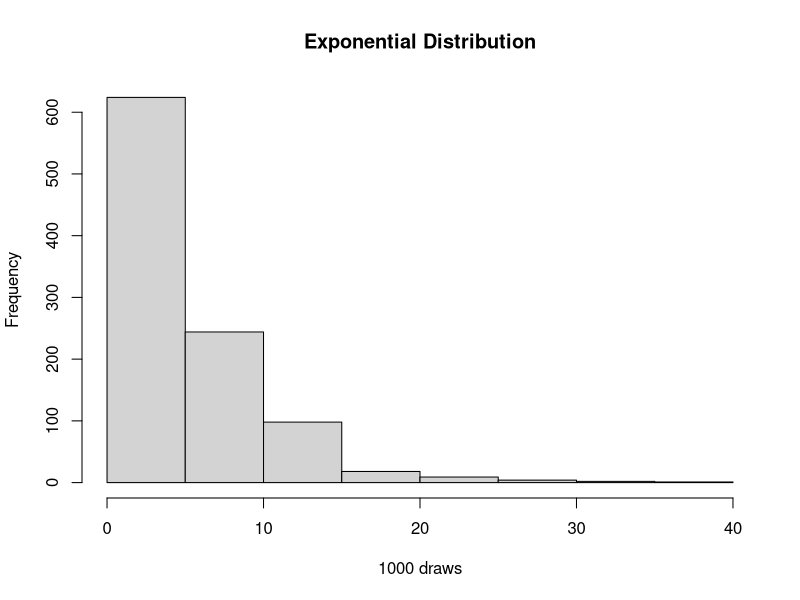
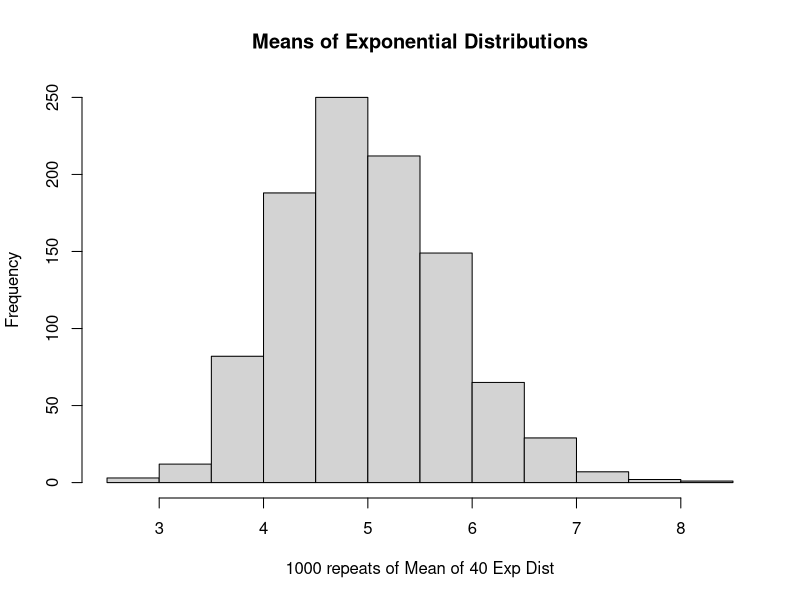
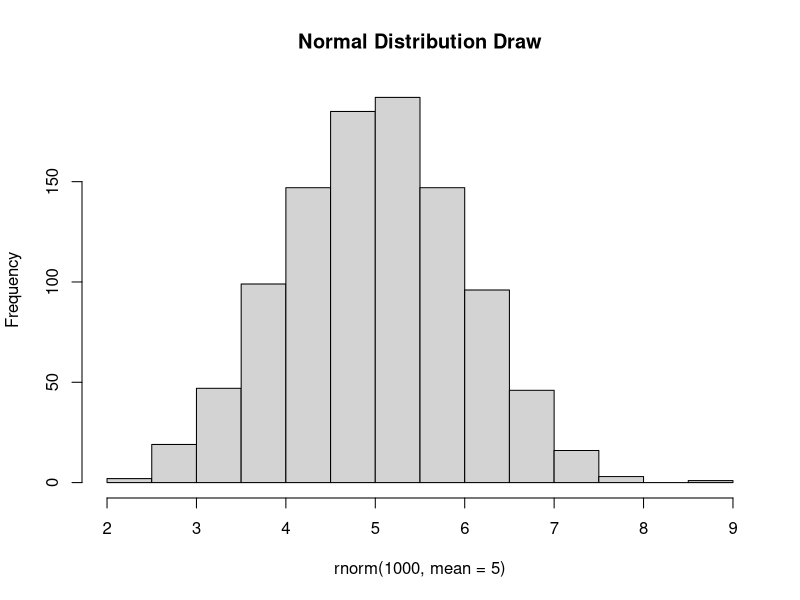

Here is the R script that generated these plots, in order:
## ---- chunk 1
knitr::opts_chunk$set(echo = TRUE)
# Basic setup including lambda, data, and the means
lambda <- .2
# Exponential data distribution for comparison
data <- rexp(1000, lambda)
# Create Means simulation
mns <- NULL
for (i in 1 : 1000){
     mns <- c(mns, mean(rexp(40, lambda)))
}
## ---- chunk 2
hist(data, main="Exponential Distribution", xlab="1000 draws")
hist(mns, main="Means of Exponential Distributions", xlab="1000 repeats of Mean of 40 Exp Dist")
## ---- chunk 3
tmu <- 1/lambda
smu <- mean(mns)
diff <- smu-tmu
paste("The difference between the means is", diff, ", the theoretical mean is", tmu, ", and the sample mean is", smu,".")
## ---- chunk 4
tvar <- 1/(lambda^2)
svar <- var(mns)
diffv <- tvar-svar
paste("The difference between the variances is", diffv, ", the theoretical variance of an exponential distribution is", tvar, ", and the drawn sample variance is", svar)
## ---- chunk 5
hist(rnorm(1000, mean=5), main="Normal Distribution Draw")
nvar <- var(rnorm(1000, mean=5))
paste("Our sample variance from the mns dataset is", svar, "versus the variance of 1000 normal draws of", nvar)
